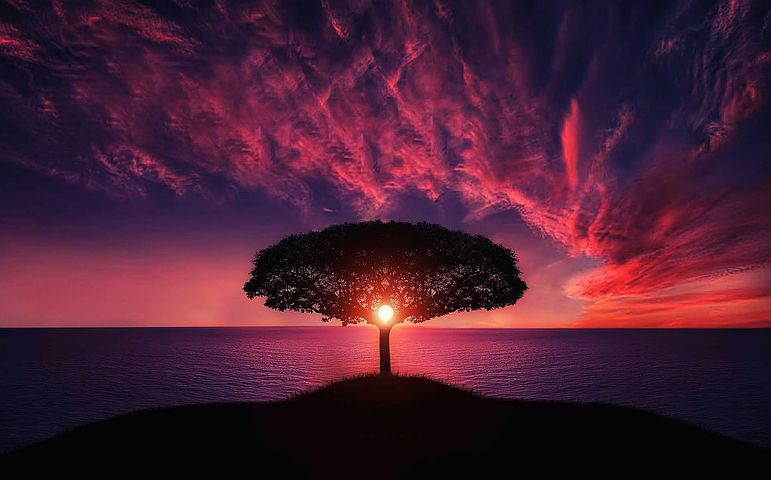
#> input picture Coding/images/scene.jpg, 771 x 480 px
$ python basicFunc.py
#> lines starting #> are read from the running program, lines starting #| are printed output that depends on the picture; after the words box and inside, x2 and y2 are one past the last pixel; in counts of white or black regions, pixels touching at a corner belong together
import cv2 as cv
# LOADING IMAGE
img = cv.imread("images/scene.jpg")  # READ IMAGE
#> img is the input picture: shape (480, 771, 3); mean B, G, R 51.3, 30.4, 73.7
cv.imshow("Scene", img)

# CONVERT TO GRAYSCALE
grayImg = cv.cvtColor(img, cv.COLOR_BGR2GRAY)
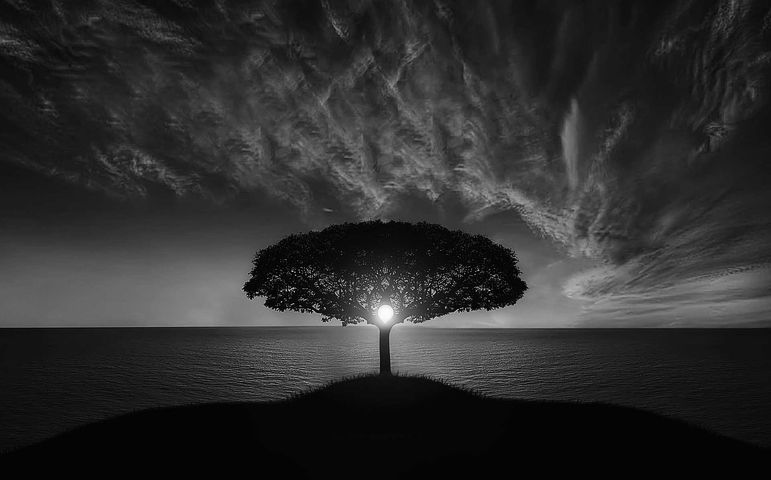
#> grayImg: shape (480, 771); min 0, max 254, mean 45.7
cv.imshow("Gray Image", grayImg)

# BLUR (9, 9) => PARAMETERS (KERNAL SIZE) SHOULD ODD => 1ST PARAMETER IS BLUR DEGREE AND 2ND IS SPREAD
blurImg = cv.GaussianBlur(img, (3, 3), cv.BORDER_DEFAULT)
blurImg1 = cv.GaussianBlur(img, (9, 9), cv.BORDER_DEFAULT)
cv.imshow("Blur Image", blurImg)
cv.imshow("Blur Image1", blurImg1)

# EDGES CASCADE (BLUR IMAGE HAS LESS EDGES THAN ORIGINAL IMAGE)
canny = cv.Canny(img, 125, 175)  # 125 AND 175 ARE THRESHOLD VALUES
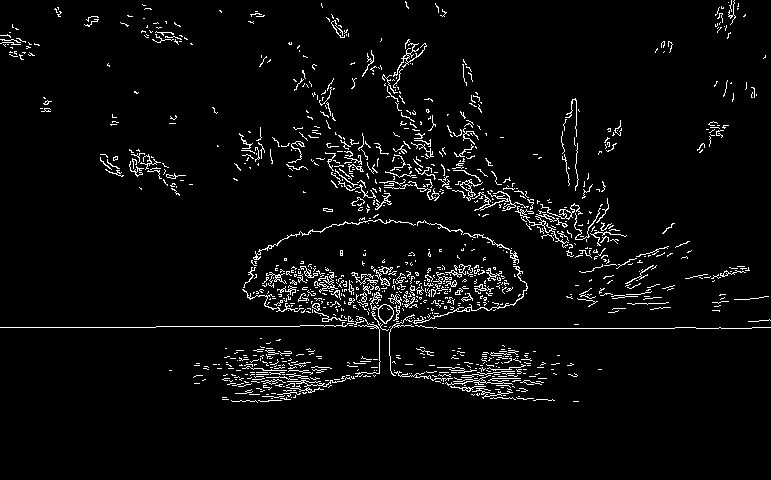
#> canny: shape (480, 771); 4.1% white in thin lines or dots, all inside (x1, y1, x2, y2) = (0, 0, 771, 403)
cannyBlurImg = cv.Canny(blurImg, 125, 175)
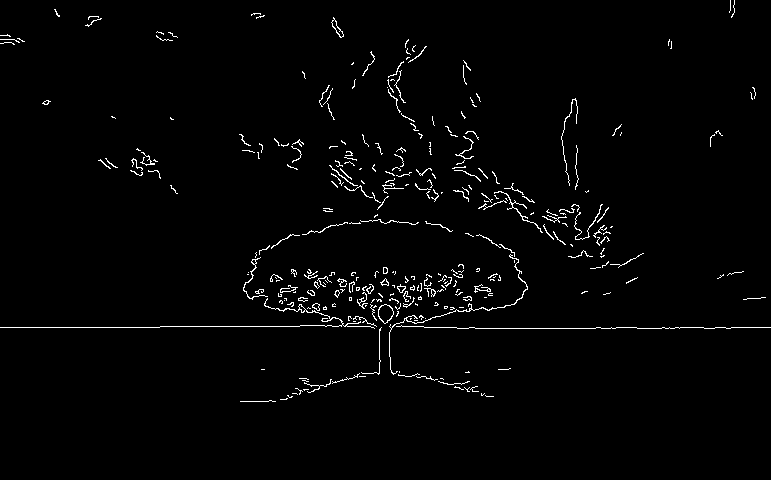
#> cannyBlurImg: shape (480, 771); 1.8% white in thin lines or dots, all inside (x1, y1, x2, y2) = (0, 0, 771, 402)
cv.imshow("Canny Edges", canny)
cv.imshow("Canny Edges Blur Image", cannyBlurImg)

# DILATING THE IMAGE (INCREASE THE THICKNESS OF EDGES)
dilated = cv.dilate(canny, (3, 3), iterations=1)
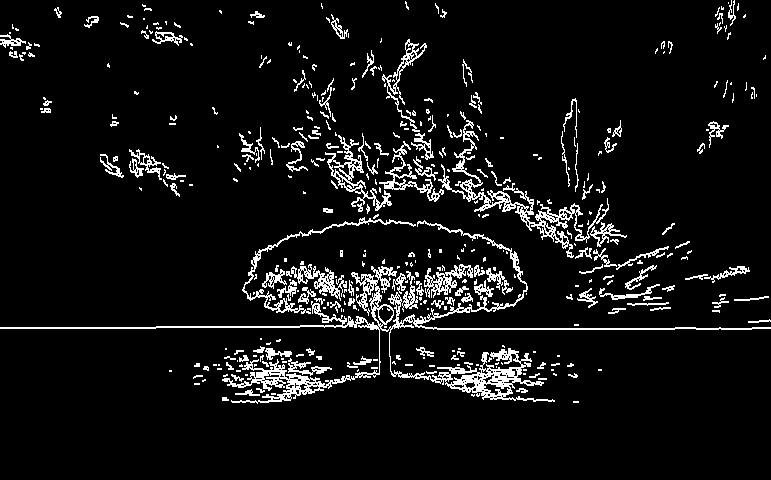
#> dilated: shape (480, 771); 7.1% white in thin lines or dots, all inside (x1, y1, x2, y2) = (0, 0, 771, 404)
cv.imshow("Dilated", dilated)

# ERODING (OPPOSITE OF DILATING)
erooded = cv.erode(dilated, (3, 3), iterations=1)
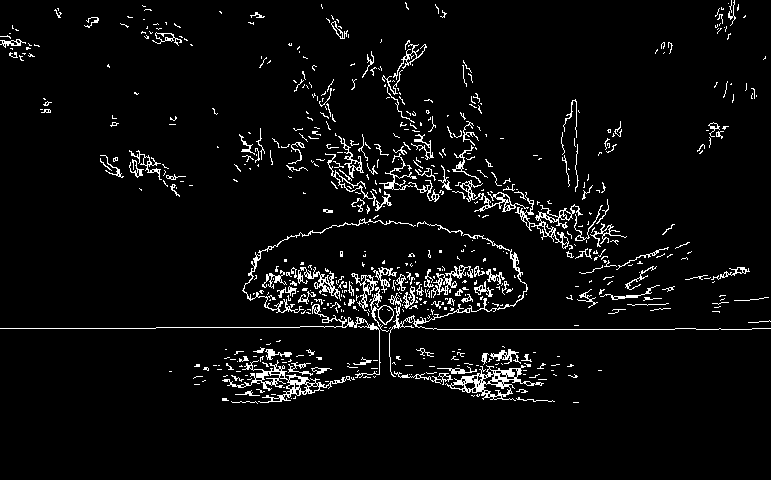
#> erooded: shape (480, 771); 4.7% white in thin lines or dots, all inside (x1, y1, x2, y2) = (0, 0, 771, 404)
cv.imshow("Erorded", erooded)

# RESIZE (INTER_AREA IS BEST FOR SHRINKING, INTER_LINEAR IS BEST FOR ENLARGING, INTER_CUBIC IS SLOW BUT BEST FOR ENLARGING)
resized = cv.resize(img, (600, 700), interpolation=cv.INTER_AREA)
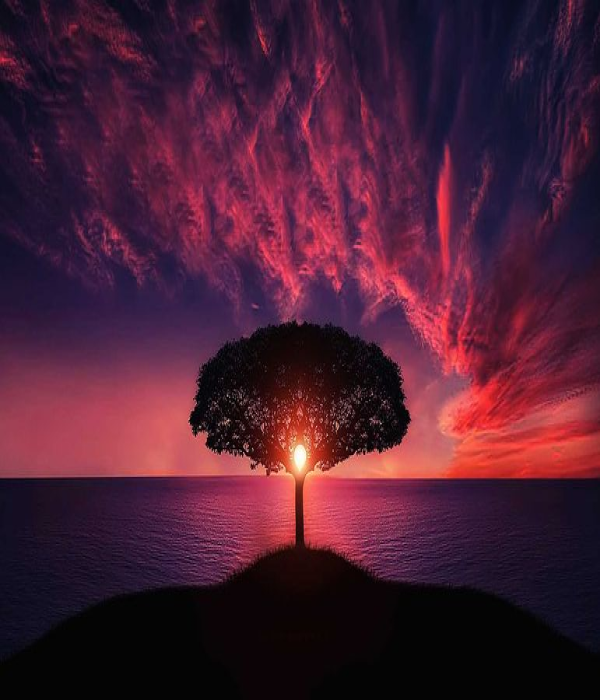
#> resized: shape (700, 600, 3); mean B, G, R 51.3, 30.4, 73.6
cv.imshow("ResizedArea", resized)
resized = cv.resize(img, (600, 700), interpolation=cv.INTER_LINEAR)
cv.imshow("ResizedLinear", resized)
resized = cv.resize(img, (600, 700), interpolation=cv.INTER_CUBIC)
cv.imshow("ResizedCubic", resized)

# CROPPING
# [start_row:end_row, start_column:end_column]
cropped = img[200:500, 100:800]
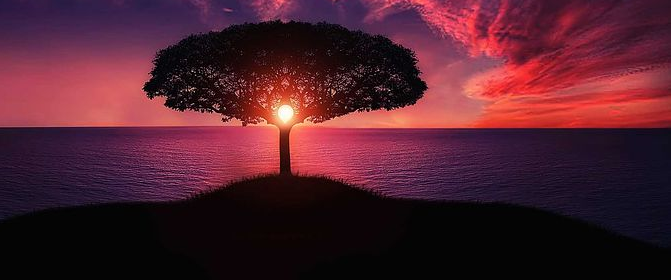
#> cropped: shape (280, 671, 3); mean B, G, R 45.4, 32.2, 79.7
cv.imshow("Cropped", cropped)


cv.waitKey(0)

$ run again, with Coding/images/building.jpg copied over Coding/images/scene.jpg
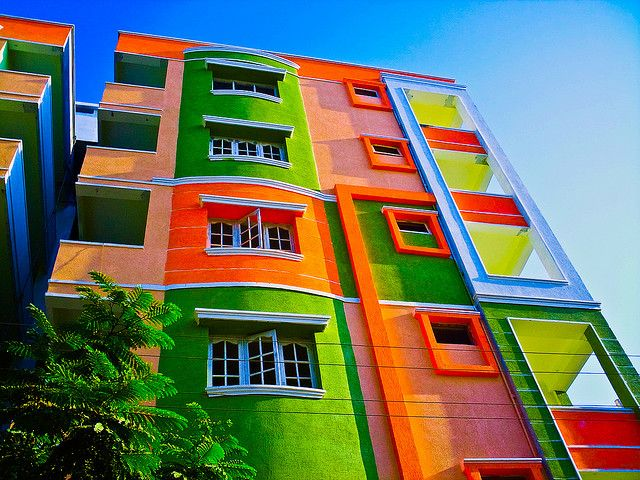
#> input picture Coding/images/building.jpg, 640 x 480 px
#> img is the input picture: shape (480, 640, 3); mean B, G, R 96.4, 116.3, 107.2
#> `canny = cv.Canny(img, 125, 175)`:
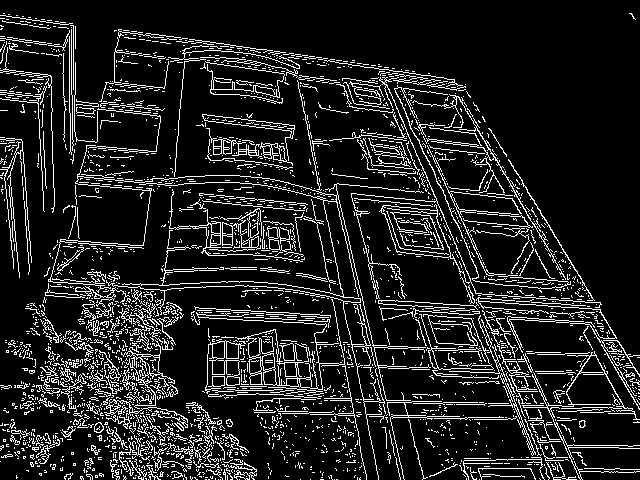
#> canny: shape (480, 640); 12.8% white in thin lines or dots
#> cannyBlurImg: shape (480, 640); 9.3% white in thin lines or dots
#> dilated: shape (480, 640); 21.7% white in thin lines or dots
#> erooded: shape (480, 640); 15.2% white in thin lines or dots
#> `cropped = img[200:500, 100:800]`:
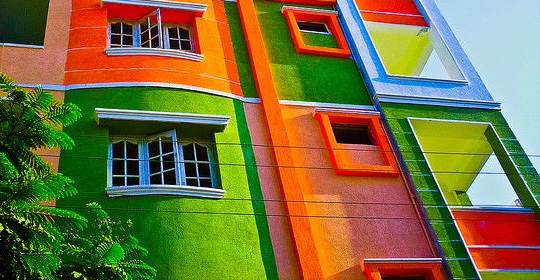
#> cropped: shape (280, 540, 3); mean B, G, R 59.9, 111.1, 121

$ run again, with Coding/images/cat.jpg copied over Coding/images/scene.jpg
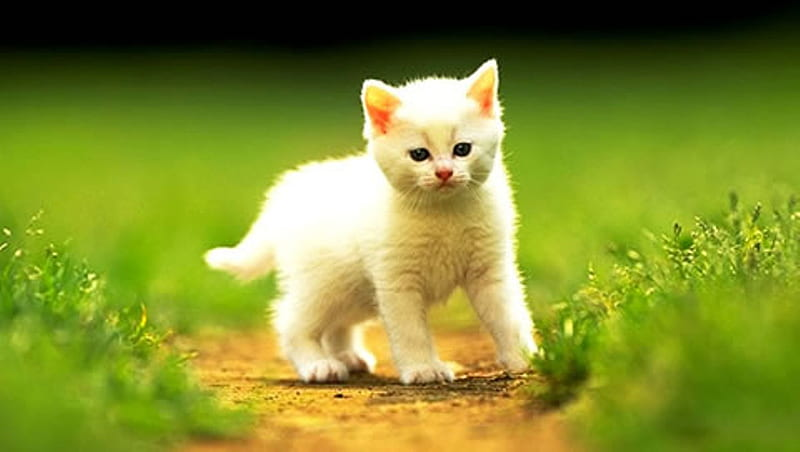
#> input picture Coding/images/cat.jpg, 800 x 452 px
#> img is the input picture: shape (452, 800, 3); mean B, G, R 45.3, 140.6, 129
#> `canny = cv.Canny(img, 125, 175)`:
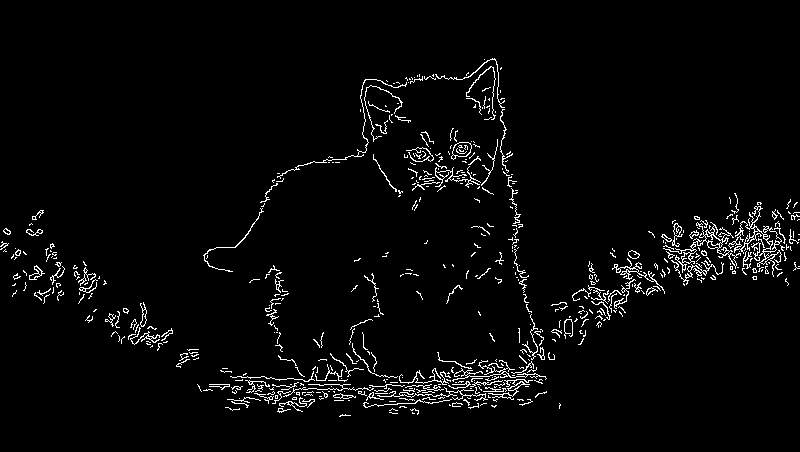
#> canny: shape (452, 800); 3.2% white in thin lines or dots, all inside (x1, y1, x2, y2) = (0, 58, 800, 417)
#> cannyBlurImg: shape (452, 800); 2.1% white in thin lines or dots, all inside (x1, y1, x2, y2) = (0, 59, 800, 413)
#> dilated: shape (452, 800); 5.2% white in thin lines or dots, all inside (x1, y1, x2, y2) = (0, 58, 800, 418)
#> erooded: shape (452, 800); 3.5% white in thin lines or dots, all inside (x1, y1, x2, y2) = (0, 59, 800, 418)
#> `cropped = img[200:500, 100:800]`:
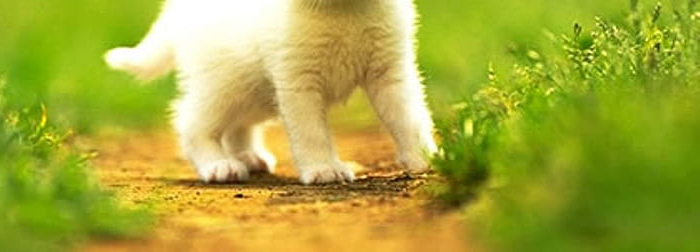
#> cropped: shape (252, 700, 3); mean B, G, R 56.7, 168.6, 165.8
